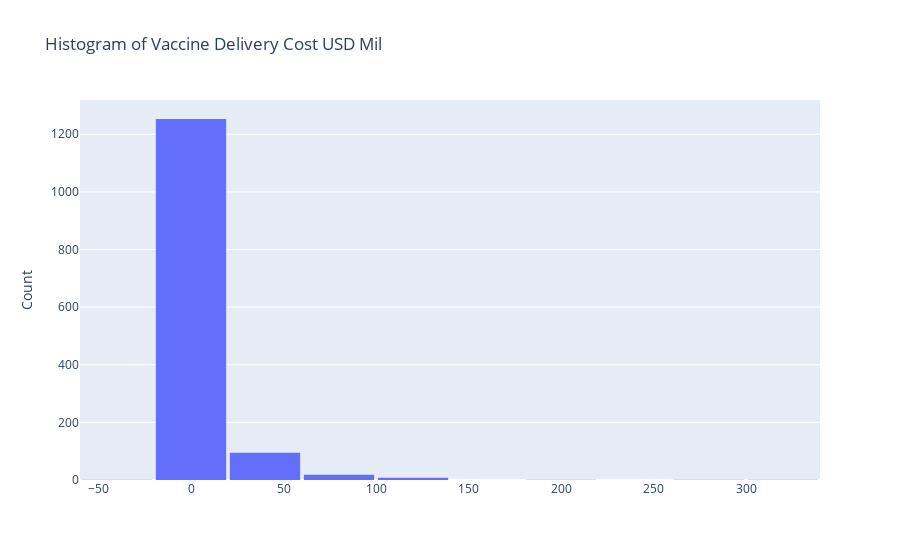

The code cell stored with this chart in its notebook:
### Markdown cell above
##### Visualize some of the data to see if there is unexpected data

### Code cell
go.Figure(
    data=[go.Histogram(x=merged_df["Vaccine Delivery Cost USD Mil"], xbins={"start": -60.0, "end": 420.0, "size": 40.0})],
    layout=go.Layout(title="Histogram of Vaccine Delivery Cost USD Mil", yaxis={"title": "Count"}, bargap=0.05),
    )

### Figure 1 — Plotly figure (JSON) as saved in the notebook; plotly's stock layout.template omitted (floating-point values rounded to 4 significant figures; data arrays with more than 128 entries replaced by an {"elided": "..."} marker saying what was removed)
{"data": [{"type": "histogram", "x": {"elided": "1418 float values"}, "xbins": {"end": 420, "size": 40, "start": -60}}], "layout": {"bargap": 0.05, "title": {"text": "Histogram of Vaccine Delivery Cost USD Mil"}, "yaxis": {"title": {"text": "Count"}}}}
